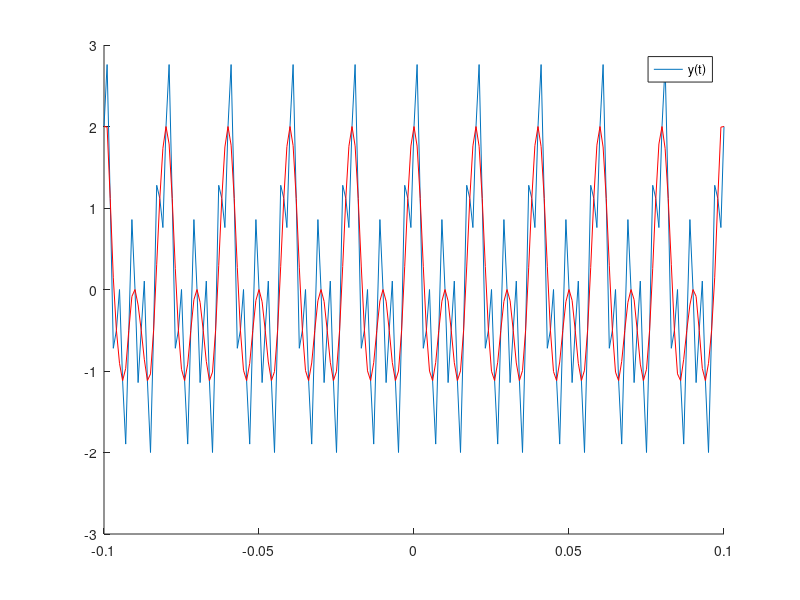

Here is the MATLAB script that generated this plot: (Note: this script raises an error after producing the figure.)
t=-0.1:.001:0.1;%The time interval of the requested signal and its step of .001 sec)
Ts=0.002;%We set Ts=0.002 sec
N1=-50:1:50;
z=cos(100*pi*t)+ cos(200*pi*t)+sin(500*pi*t);%The given signal
Xs=cos(100*pi*N1*Ts)+cos(200*pi*N1*Ts)+sin(500*pi*N1*Ts);%The new Signal we found.
for k=1:1:length(t)
    x1(k)=Xs*sinc((t(k)-N1*Ts)/Ts)';
end;
figure('Name','New Signal for Ts=0.002');
hold on;
%Show Signals:
plot(t,z);%Show of signal G.1.2
plot(t,x1,'-r');%Show of G.1.3 signal with G.1.2
legend('Xs(t)');
legend('y(t)');
TITLE ('G.1.3');
xlabel('Time');
ylabel('x1(t)');
grid on;